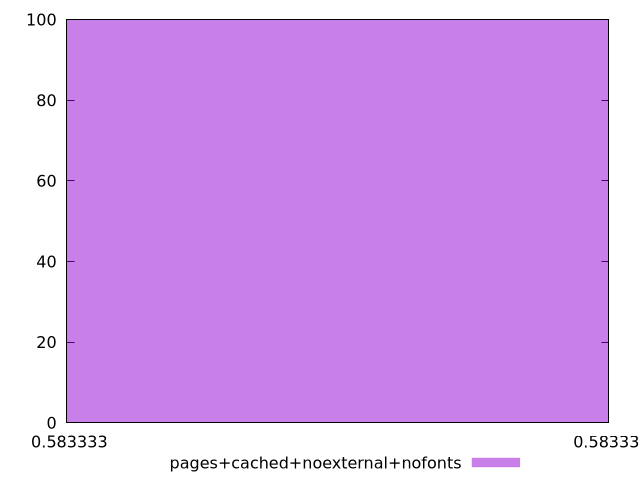

Reproduce this figure in gnuplot.
$_pagesCachedNoexternalNofonts <<EOF
0.5833333333333333 100
EOF
set key outside below
set terminal pngcairo
set output "report_00005_2020-11-02T22-26-11.212Z/uses-rel-preload/pages+cached+noexternal+nofonts//hist.png"
set yrange [0:100]
set boxwidth 4.323062270729413e-16
set style fill transparent solid 0.5 noborder
plot $_pagesCachedNoexternalNofonts title "pages+cached+noexternal+nofonts" with boxes ,
